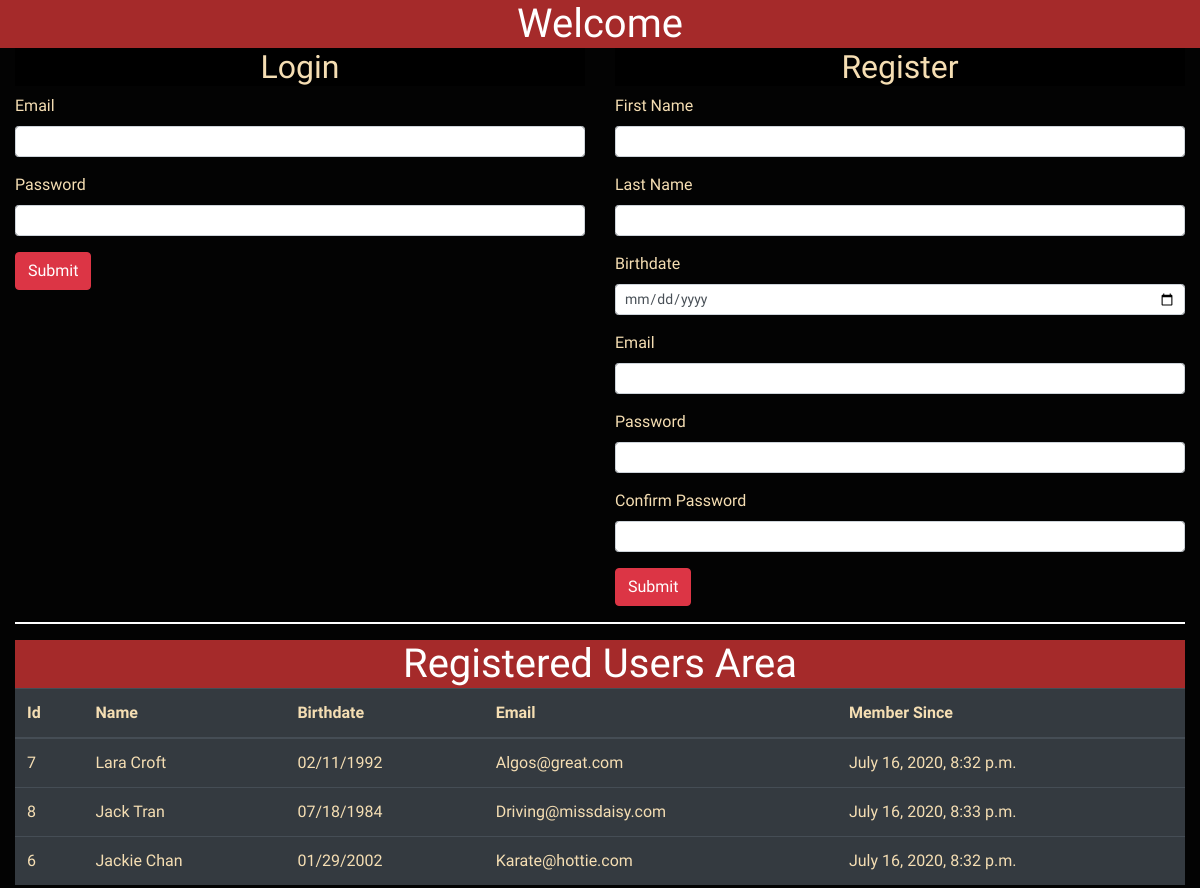
/, run on an earlier commit of the app's database.
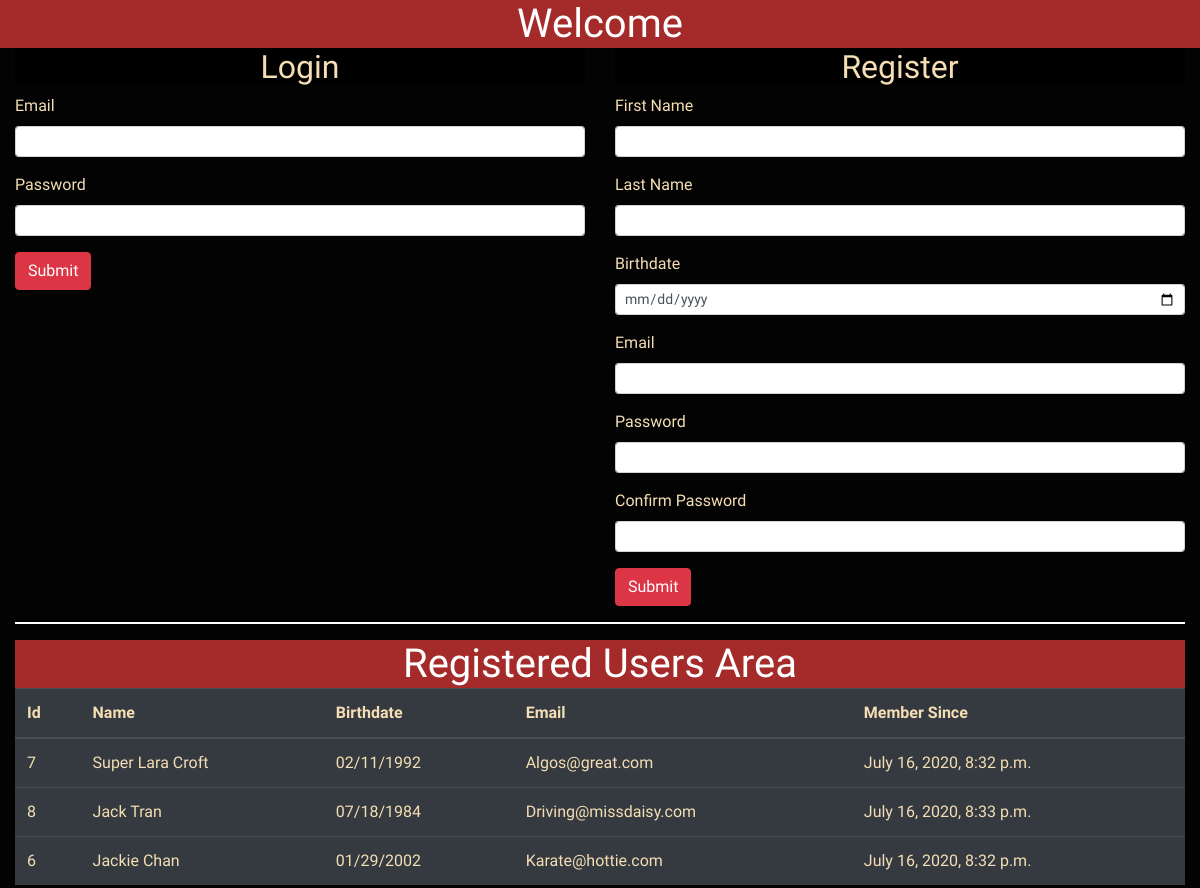
And on a later commit of the database.
### log_reg_app/models.py (models this page shows, shortened)
class User(models.Model):
    first_name = models.CharField(max_length=255)
    last_name = models.CharField(max_length=255)
    email = models.EmailField(unique=True)
    birth_date = models.DateTimeField()
    password = models.CharField(max_length=255)
    created_at = models.DateTimeField(auto_now_add=True)
    updated_at = models.DateTimeField(auto_now=True)
    objects = UserManager()

### log_reg_app/views.py (the view)
# urls.py: path('', views.index),
def index(request):
    context = {
        'users': User.objects.get_all_by_email()
    }
    return render(request, 'index.html', context)

### log_reg_app/models.py (called while the page is built)
    def get_all_by_email(self):
        return self.order_by('email')

### dashboard/log_reg_app/templates/index.html (shortened to what this page needs)
<!DOCTYPE html>
<html lang="en">
<head>
    <link href="https://stackpath.bootstrapcdn.com/bootstrap/4.5.0/css/bootstrap.min.css" rel="stylesheet"
>
    {% load static %}
    <link rel="stylesheet" href="{% static 'css/style.css' %}">
</head>
<body>
    <h1>Welcome</h1>
    <div class="container-fluid">
        <div class="row">
            <div class="login_field col-sm">
                <h2>Login</h2>
                <form action="/login" method="post">
                    <div class="form-group">
                        <label for="email">Email</label>
                        <input type="email" name="email" id="email" class="form-control form-control-sm">
                    </div>
                    <div class="form-group">
                        <label for="password">Password</label>
                        <input type="password" name="password" id="password" class="form-control form-control-sm">
                    </div>
                    <button class="btn btn-danger">Submit</button>
                </form>
            </div>
            <div class="register_field col-sm">
                <h2>Register</h2>
                <form action="/create" method="post">
                    <div class="form-group">
                        <label for="first_name">First Name</label>
                        <input type="text" name="first_name" id="first_name" class="form-control form-control-sm">
                    </div>
                    <div class="form-group">
                        <label for="last_name">Last Name</label>
                        <input type="text" name="last_name" id="last_name" class="form-control form-control-sm">
                    </div>
                    <div class="form-group">
                        <label for="birth_date">Birthdate</label>
                        <input type="date" name="birth_date" class="form-control form-control-sm" id="birth_date">
                    </div>
                    <div class="form-group">
                        <label for="email">Email</label>
                        <input type="email" name="email" id="email" class="form-control form-control-sm">
                    </div>
                    <div class="form-group">
                        <label for="password">Password</label>
                        <input type="password" name="password" id="password" class="form-control form-control-sm">
                    </div>
                    <div class="form-group">
                        <label for="confirm">Confirm Password</label>
                        <input type="password" name="confirm" id="confirm" class="form-control form-control-sm">
                    </div>
                    <button class="btn btn-danger">Submit</button>
                </form>
            </div>
        </div>
        <hr>
        <h1>Registered Users Area</h1>
        <div class="table-wrapper-scroll-y my-custom-scrollbar">
            <table class="table table-dark ">
                <thead>
                    <tr>
                        <th scope="col">Id</th>
                        <th scope="col">Name</th>
                        <th scope="col">Birthdate</th>
                        <th scope="col">Email</th>
                        <th scope="col">Member Since</th>
                    </tr>
                </thead>
                <tbody>
                    {% for user in users %}
                    <tr>
                        <td>{{user.id}}</td>
                        <td>{{user.first_name}} {{user.last_name}}</td>
                        <td>{{user.birth_date|date:"SHORT_DATE_FORMAT"}}</td>
                        <td>{{user.email}}</td>
                        <td>{{user.created_at}}</a>
                    </tr>
                    {% endfor %}
                </tbody>
            </table>
        </div>
</body>
</html>

What changed in the data, as far as the page shows it:
changed User "Croft": first_name "Lara" → "Super Lara"
